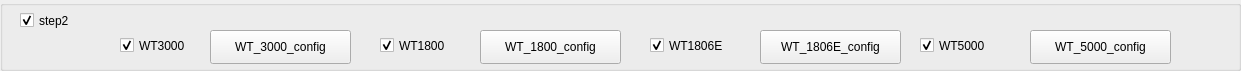
  <widget class="QGroupBox" name="groupBox_5">
   <property name="geometry">
    <rect>
     <x>0</x>
     <y>250</y>
     <width>1241</width>
     <height>71</height>
    </rect>
   </property>
   <property name="title">
    <string/>
   </property>
   <widget class="QCheckBox" name="checkBox_S2">
    <property name="geometry">
     <rect>
      <x>20</x>
      <y>10</y>
      <width>81</width>
      <height>21</height>
     </rect>
    </property>
    <property name="text">
     <string>step2</string>
    </property>
    <property name="checked">
     <bool>true</bool>
    </property>
   </widget>
   <widget class="QCheckBox" name="checkBox_S2_WT1800">
    <property name="geometry">
     <rect>
      <x>380</x>
      <y>30</y>
      <width>101</width>
      <height>31</height>
     </rect>
    </property>
    <property name="text">
     <string>WT1800</string>
    </property>
    <property name="checked">
     <bool>true</bool>
    </property>
   </widget>
   <widget class="QCheckBox" name="checkBox_S2_WT3000">
    <property name="geometry">
     <rect>
      <x>120</x>
      <y>30</y>
      <width>101</width>
      <height>31</height>
     </rect>
    </property>
    <property name="text">
     <string>WT3000</string>
    </property>
    <property name="checked">
     <bool>true</bool>
    </property>
   </widget>
   <widget class="QCheckBox" name="checkBox_S2_WT1806E">
    <property name="geometry">
     <rect>
      <x>650</x>
      <y>30</y>
      <width>101</width>
      <height>31</height>
     </rect>
    </property>
    <property name="text">
     <string>WT1806E</string>
    </property>
    <property name="checked">
     <bool>true</bool>
    </property>
   </widget>
   <widget class="QPushButton" name="pushButton_S2_WT_1800_CONFIG">
    <property name="geometry">
     <rect>
      <x>480</x>
      <y>30</y>
      <width>141</width>
      <height>34</height>
     </rect>
    </property>
    <property name="text">
     <string>WT_1800_config</string>
    </property>
   </widget>
   <widget class="QPushButton" name="pushButton_S2_WT_1806E_CONFIG">
    <property name="geometry">
     <rect>
      <x>760</x>
      <y>30</y>
      <width>141</width>
      <height>34</height>
     </rect>
    </property>
    <property name="text">
     <string>WT_1806E_config</string>
    </property>
   </widget>
   <widget class="QPushButton" name="pushButton_S2_WT_3000_CONFIG">
    <property name="geometry">
     <rect>
      <x>210</x>
      <y>30</y>
      <width>141</width>
      <height>34</height>
     </rect>
    </property>
    <property name="text">
     <string>WT_3000_config</string>
    </property>
   </widget>
   <widget class="QCheckBox" name="checkBox_S2_WT5000">
    <property name="geometry">
     <rect>
      <x>920</x>
      <y>30</y>
      <width>101</width>
      <height>31</height>
     </rect>
    </property>
    <property name="text">
     <string>WT5000</string>
    </property>
    <property name="checked">
     <bool>true</bool>
    </property>
   </widget>
   <widget class="QPushButton" name="pushButton_S2_WT_5000_CONFIG">
    <property name="geometry">
     <rect>
      <x>1030</x>
      <y>30</y>
      <width>141</width>
      <height>34</height>
     </rect>
    </property>
    <property name="text">
     <string>WT_5000_config</string>
    </property>
   </widget>
  </widget>
